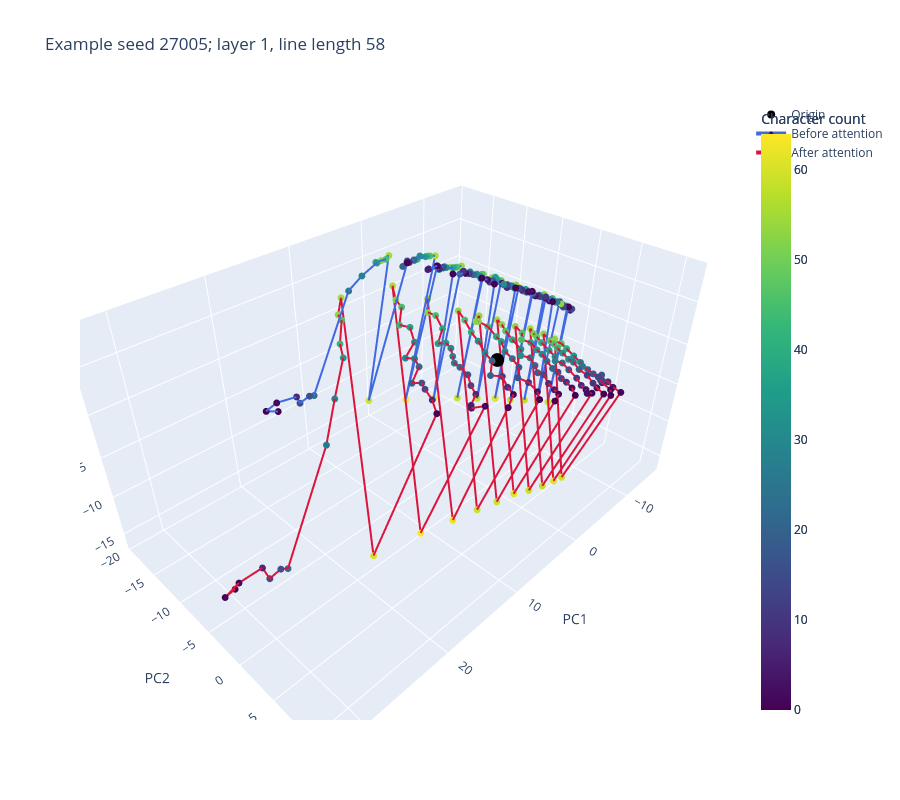

Notebook code for this chart:
### Markdown cell above
## Clean trajectory: before and after layer-1 attention

### Code cell
def add_trajectory(fig, coords, name, color, *, mode="lines+markers", width=4):
    fig.add_trace(go.Scatter3d(
        x=coords[:, 0], y=coords[:, 1], z=coords[:, 2],
        mode=mode, name=name,
        marker=dict(size=4, color=counts, colorscale="Viridis",
                     colorbar=dict(title="Character count")),
        line=dict(color=color, width=width),
        customdata=customdata,
        hovertemplate="position=%{customdata[0]}<br>count=%{customdata[1]}<br>token=%{customdata[2]}<extra>" + name + "</extra>",
    ))

clean_fig = go.Figure()
clean_fig.add_trace(go.Scatter3d(x=[0], y=[0], z=[0], mode="markers",
    marker=dict(size=8, color="black"), name="Origin"))
add_trajectory(clean_fig, pre_coords, "Before attention", "royalblue")
add_trajectory(clean_fig, post_coords, "After attention", "crimson")
clean_fig.update_layout(
    title=f"Example seed {EXAMPLE_SEED}; layer {LAYER}, line length {line_length}",
    scene=dict(xaxis_title="PC1", yaxis_title="PC2", zaxis_title="PC3"),
    height=800,
)
display(clean_fig)

### Figure 1 — Plotly figure (JSON) as saved in the notebook; plotly's stock layout.template omitted (floating-point values rounded to 4 significant figures; data arrays with more than 128 entries replaced by an {"elided": "..."} marker saying what was removed)
{"data": [{"marker": {"color": "black", "size": 8}, "mode": "markers", "name": "Origin", "type": "scatter3d", "x": [0], "y": [0], "z": [0]}, {"customdata": {"elided": "150x3 str values"}, "hovertemplate": "position=%{customdata[0]}<br>count=%{customdata[1]}<br>token=%{customdata[2]}<extra>Before attention</extra>", "line": {"color": "royalblue", "width": 4}, "marker": {"color": {"elided": "150 int values"}, "colorbar": {"title": {"text": "Character count"}}, "colorscale": [[0, "#440154"], [0.1111, "#482878"], [0.2222, "#3e4989"], [0.3333, "#31688e"], [0.4444, "#26828e"], [0.5556, "#1f9e89"], [0.6667, "#35b779"], [0.7778, "#6ece58"], [0.8889, "#b5de2b"], [1, "#fde725"]], "size": 4}, "mode": "lines+markers", "name": "Before attention", "type": "scatter3d", "x": {"elided": "150 float values"}, "y": {"elided": "150 float values"}, "z": {"elided": "150 float values"}}, {"customdata": {"elided": "150x3 str values"}, "hovertemplate": "position=%{customdata[0]}<br>count=%{customdata[1]}<br>token=%{customdata[2]}<extra>After attention</extra>", "line": {"color": "crimson", "width": 4}, "marker": {"color": {"elided": "150 int values"}, "colorbar": {"title": {"text": "Character count"}}, "colorscale": [[0, "#440154"], [0.1111, "#482878"], [0.2222, "#3e4989"], [0.3333, "#31688e"], [0.4444, "#26828e"], [0.5556, "#1f9e89"], [0.6667, "#35b779"], [0.7778, "#6ece58"], [0.8889, "#b5de2b"], [1, "#fde725"]], "size": 4}, "mode": "lines+markers", "name": "After attention", "type": "scatter3d", "x": {"elided": "150 float values"}, "y": {"elided": "150 float values"}, "z": {"elided": "150 float values"}}], "layout": {"height": 800, "scene": {"xaxis": {"title": {"text": "PC1"}}, "yaxis": {"title": {"text": "PC2"}}, "zaxis": {"title": {"text": "PC3"}}}, "title": {"text": "Example seed 27005; layer 1, line length 58"}}}
